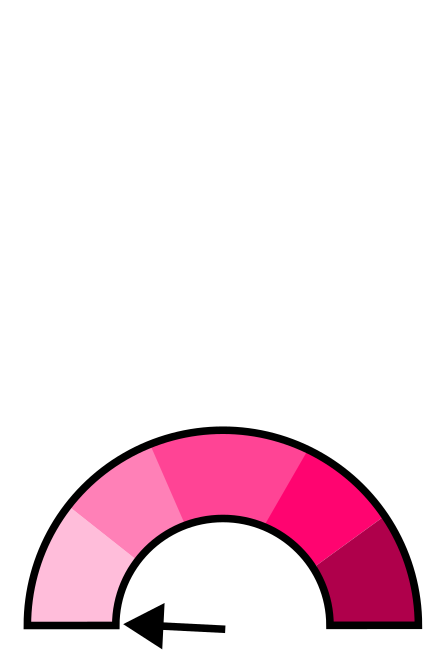
#> input picture assets/barometer/level_0.png, 442 x 667 px
$ python -i pig_vision.py   (imports and definitions only)
#> lines starting #> are read from the running program, lines starting #| are printed output that depends on the picture
#> further down, picture is the input picture: shape (667, 442, 3); mean B, G, R 232.9, 223.9, 244.6
import cv2
import numpy as np

def pig_vision_filter(image, intensity=0.2, blur_ksize=3):
    """
    Mimic pig vision: enhance red/pink hues, reduce other colors.
    intensity: 0..1, how strong the effect is
    """
#> called with intensity = 0.2, blur_ksize = 3
    img = image.astype(np.float32) / 255.0

    # Split channels
    B, G, R = cv2.split(img)
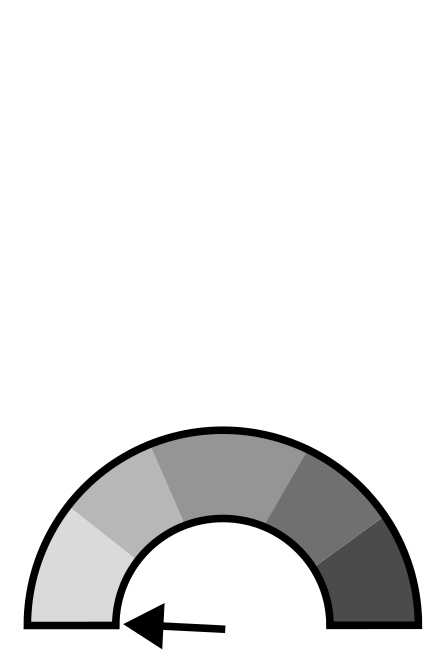
#> B: shape (667, 442) float32; min 0, max 1, mean 0.913
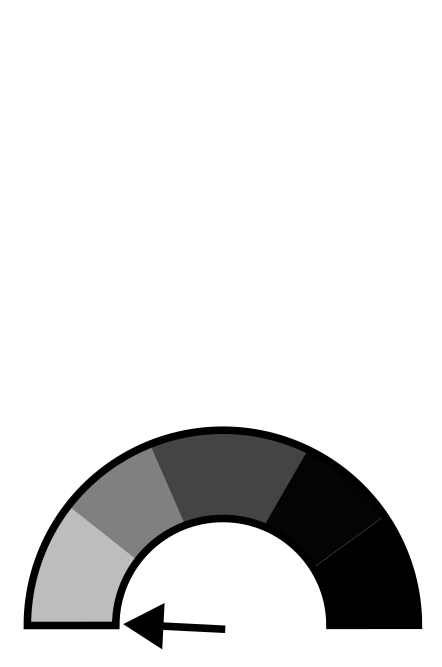
#> G: shape (667, 442) float32; min 0, max 1, mean 0.878
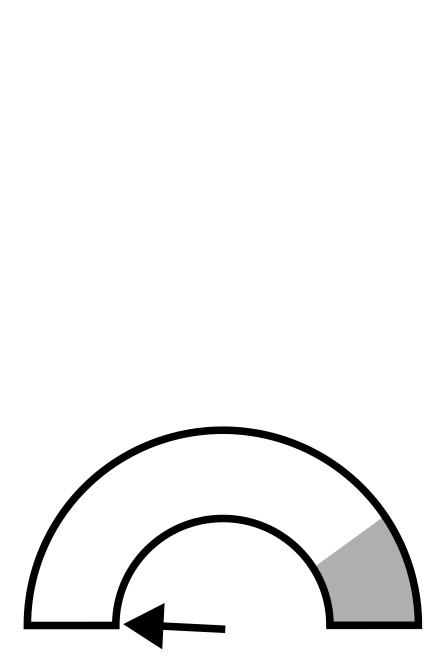
#> R: shape (667, 442) float32; min 0, max 1, mean 0.959

    # Reduce red perception and slightly emphasize green/blue
    R *= intensity
    B *= 1.0
    G *= 1.0

    # Clip
    B = np.clip(B, 0, 1)
    G = np.clip(G, 0, 1)
    R = np.clip(R, 0, 1)

    pig_img = cv2.merge([B, G, R])
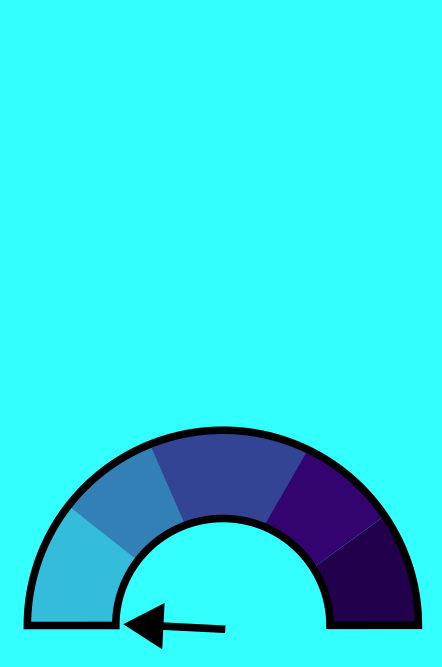
#> pig_img: shape (667, 442, 3) float32; mean B, G, R 0.913, 0.878, 0.191

    # Slight blur to simulate near-sightedness
    if blur_ksize > 1:
        pig_img = cv2.GaussianBlur(pig_img, (blur_ksize, blur_ksize), 0)

    pig_img = np.clip(pig_img * 255, 0, 255).astype(np.uint8)
    return pig_img

>>> import cv2
>>> picture = cv2.imread('../../assets/barometer/level_0.png')
>>> result = pig_vision_filter(picture)
